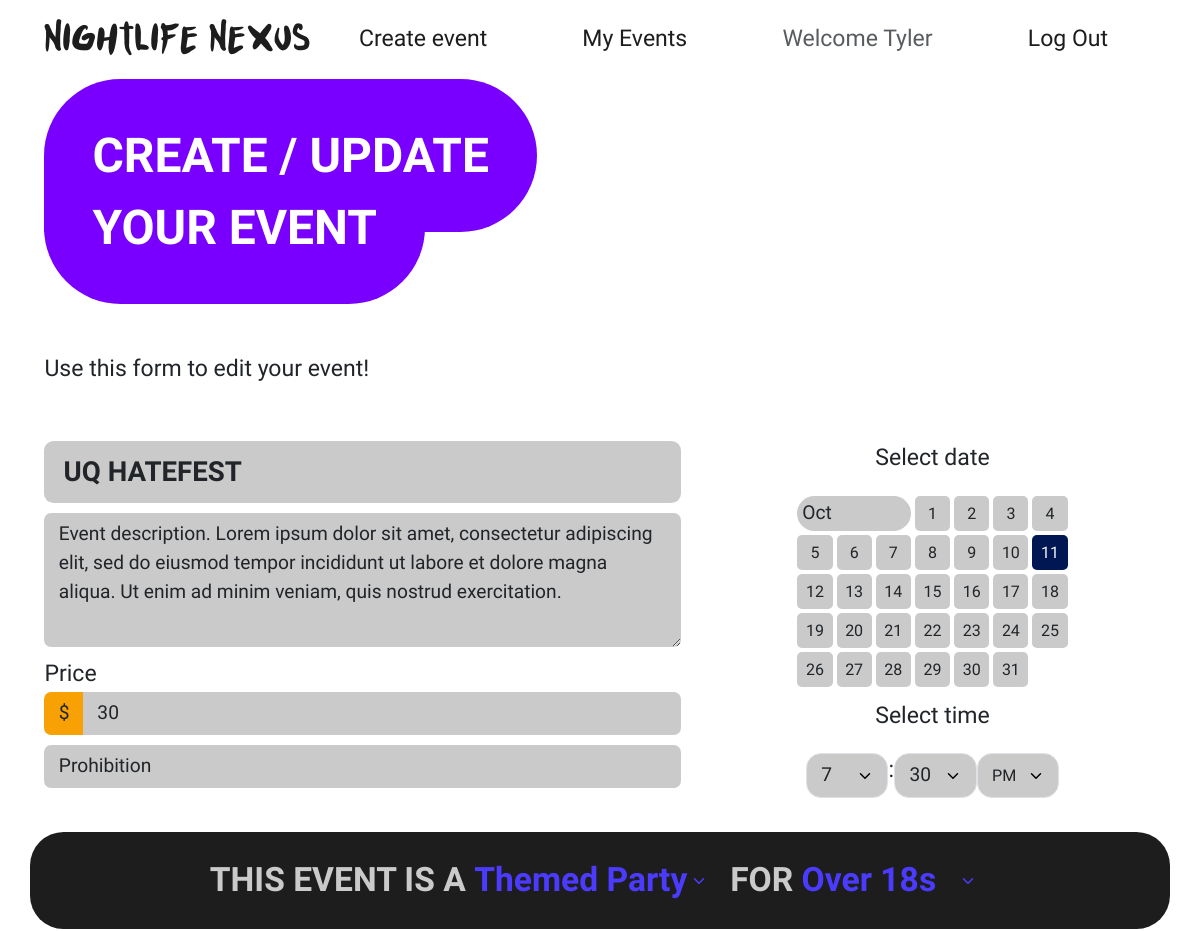
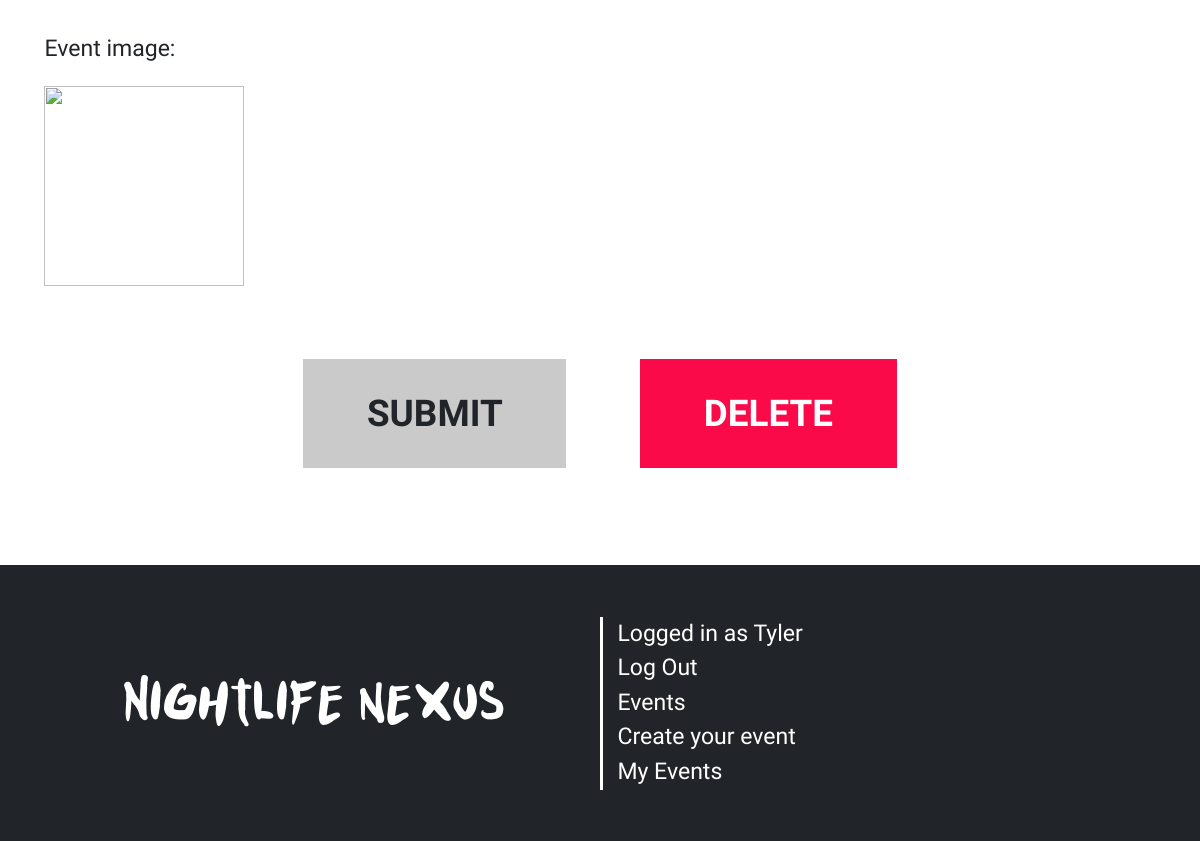
Screenshot of /events/1/edit (signed in) with the database file from the repository (2 pictures, top to bottom).
### website/models.py (models this page shows, shortened)
class User(db.Model, UserMixin):
    __tablename__ = 'users'
    id = db.Column(db.Integer, primary_key=True)
    first_name = db.Column(db.String(50), nullable=False)
    surname = db.Column(db.String(50), nullable=False)
    email = db.Column(db.String(120), unique=True, nullable=False)
    password = db.Column(db.String(255), nullable=False)  # Make sure to hash passwords in practice
    contact_number = db.Column(db.String(15), nullable=False)
    street_address = db.Column(db.String(255), nullable=False)

class Events(db.Model):
    __tablename__ = 'events'
    id = db.Column(db.Integer, primary_key=True)
    title = db.Column(db.String(50), nullable=False)
    desc = db.Column(db.String(200), nullable=False)
    image = db.Column(db.String(100), nullable=False)  # Store the image file path
    date = db.Column(db.Integer, nullable=False)       # Store the selected date of the event
    month = db.Column(db.String(3), nullable=False)    # Store the selected month ('Jan', 'Feb')
    nightclub = db.Column(db.String(50), nullable=False)
    event_type = db.Column(db.String(50), nullable=False)
    age_range = db.Column(db.String(50), nullable=False)
    user_id = db.Column(db.Integer, db.ForeignKey('users.id'))
    time = db.Column(db.String(7), nullable=False)
    price = db.Column(db.Float(2), nullable=False)

### website/events.py (the view, shortened to what this page needs)
@event_bp.route('/<id>/edit', methods=['GET','POST'])
@login_required
def edit(id):
  action = url_for('events.edit', id=id)
  event = db.session.query(Events).filter(Events.id == id).first()
  if event.user_id != current_user.id:
     flash('Error: Logged in user is not the creator for this event')
     return redirect(url_for('events.show', id=id))
  else:
    setattr(event, 'hour', event.time[:-5])
    setattr(event, 'minute', event.time[-4:-2])
    setattr(event, 'ampm', event.time[-2:])
    edit = CreateEventForm(request.form, obj=event)
    image = event.image[12:]
    edit.populate_obj(event)
  return render_template('events/create.html', form=edit, image=image, action=action)

### website/__init__.py (called while the page is built)
def create_app():
    app = Flask(__name__)  # This is the name of the module/package that is calling this app
    app.debug = True
    app.secret_key = 'somesecretkey'
    app.config['SQLALCHEMY_DATABASE_URI'] = 'sqlite:///event_booking.db'  # Use one database
    app.config['SQLALCHEMY_TRACK_MODIFICATIONS'] = False  # To suppress SQLAlchemy warning
    db.init_app(app)
    Bootstrap5(app)
    login_manager = LoginManager()
    login_manager.login_view = 'auth.login'
    login_manager.init_app(app)
    from .models import User
    @login_manager.user_loader
    def load_user(user_id):
        return db.session.scalar(db.select(User).where(User.id == user_id))
    from . import views
    app.register_blueprint(views.main_bp)
    from . import events
    app.register_blueprint(events.event_bp)
    from . import auth
    app.register_blueprint(auth.auth_bp)
    return app

### website/templates/events/create.html (shortened to what this page needs)
{% extends 'base.html' %}
{% block content %}
        <div class="container create">
            <form action="{{ action }}" method="POST" enctype="multipart/form-data">
                <div class="row">
                    <div class="col-md-7">
                        <h1 class="header-h1">Create / Update</h1>
                        <h1 class="header-h1">Your event</h1>
                        <p>Use this form to {% if image %}edit{% else %}create{% endif %} your event!</p>
                    </div>
                </div>
                <br>
                <div class="row">
                    <div class="col-md-7 d-flex flex-column">
                        {{ form.title(class="form-control form-control-lg", placeholder="Event title") }}
                        {{ form.desc(class="form-control flex-fill", placeholder="Description...") }}
                        <label for="event-price">Price</label>
                        <div class="input-group">
                            <span class="input-group-text">$</span>
                            {{ form.price(class="form-control", placeholder="Amount", step="0.01") }}
                        </div>
                         {{ form.nightclub(class="form-control") }}
                    </div>
                    <div class="col-md-5 d-flex flex-column align-items-center">
                        <p>Select date</p>
                        <table class="calendar btn-group" role="group">
                            <tr>
                                <td colspan="3">
                                    {{ form.month(class="form-select") }}
                                </td>
                                {% for subfield in form.date %}
                                    <td>
                                        {{ subfield }}{{ subfield.label }}
                                    </td>
                                    {% if loop.index0 % 7 == 3 %}
                                        </tr><tr>
                                    {% elif loop.last %}
                                        </tr>
                                    {% endif %}
                                {% endfor %}
                        </table>
                        <p>Select time</p>
                        <div class="d-flex datetime">
                            {{ form.hour(class="form-select") }}
                            <span>:</span>
                            {{ form.minute(class="form-select") }}
                            {{ form.ampm(class="form-select", id="time-format") }}
                        </div>
                    </div>
                </div>
                <div class="row">
                    <h3 class="filter">This event is a
                        {{ form.event_type(class="form-select") }}
                        for
                        {{ form.age_range(class="form-select")}}
                    </h3>
                </div>
                <div class="row">
                    <div class="col-md-12">
                        {% if image %}
                        <p>Event image:</p>
                        <img src="/static/img/{{ image }}" height="200px">
                        {% else %}
                        <p>Choose event image</p>
                        {{ form.image(class="form-control") }}
                        {% endif %}
                    </div>
                </div>
                <div class="row justify-content-center">
                    <input type="submit" class="btn btn-submit" name="submit" value="submit">
                    {% if image %}
                    <input type="submit" class="btn btn-submit delete" name="delete" value="delete" onclick="return confirm('Are you sure you want to delete this event? Changes cannot be reversed.')">
                    {% endif %}
                </div>
            </form>
        </div>
{% endblock %}

### website/templates/base.html (shortened to what this page needs)
<html lang="en">
<head>
    <link href="https://cdn.jsdelivr.net/npm/bootstrap@5.3.3/dist/css/bootstrap.min.css" rel="stylesheet">
    <link href="/static/style/style.css" rel="stylesheet">
</head>
<body>
    <main class="{{background}}">
        <header class="navbar navbar-expand-lg flex-column">
            <div class="container">
                <a href="/"><h3 class="logo">Nightlife Nexus</h3></a>
                <div class="collapse navbar-collapse" id="navbar">
                    <ul class="navbar-nav nav w-100">
                        <li class="nav-item flex-fill"><a href="{{ url_for('events.create') }}">Create event</a></li>
                        <li class="nav-item flex-fill"><a href="{{ url_for('events.bookings') }}">My Events</a></li>
                        {% if current_user.is_authenticated %}
                        <li class="nav-item flex-fill"><a class="disabled text-muted" href="#">Welcome {{current_user.first_name}}</a></li>
                        <li class="nav-item flex-fill"><a href="{{ url_for('auth.logout') }}">Log Out</a></li>
                        {% else %}
                        <li class="nav-item flex-fill"><a href="{{ url_for('auth.register') }}">Register</a></li>
                        <li class="nav-item flex-fill"><a href="{{ url_for('auth.login') }}">Log In</a></li>
                        {% endif %}
                    </ul>
                </div>
            </div>
        </header>
        {% block content %}
        {% endblock %}
    </main>
    <footer>
        <div class="container">
            <div class="row align-items-center">
                <div class="col-md-6 d-flex justify-content-center align-items-center">
                    <h1 class="logo">Nightlife nexus</h1>
                </div>
                <div class="col-md-6 d-flex border-start align-items-center">
                    <ul class="list-group list-group-flush">
                        {% if current_user.is_authenticated %}
                        <li class="list-group-item"><a class="disabled" href="#">Logged in as {{current_user.first_name}}</a></li>
                        <li class="list-group-item"><a href="{{ url_for('auth.logout') }}">Log Out</a></li>
                        {% else %}
                        <li class="list-group-item"><a href="{{ url_for('auth.login') }}">Log In</a></li>
                        {% endif %}
                        <li class="list-group-item"><a href="/">Events</a></li>
                        <li class="list-group-item"><a href="/events/create">Create your event</a></li>
                        <li class="list-group-item"><a href="/bookings">My Events</a></li>
                    </ul>
                </div>
            </div>
        </div>
    </footer>
</body>
</html>

### website/static/style/style.css (style rules this page uses)
:root { --main-blue: #0083ff; --main-purple: #7900ff; --main-pink: #ee00ab; --main-green: #00eeb1; --main-yellow: #f7e204; --main-red: #fb0a49; --main-orange: #f7a104; --purple-2: #4b3bff; --main-grey: #cacaca; }
html, body { font-family: "Lexend", sans-serif; font-weight: 400; font-size: 1.2em; min-height: 100vh; }
.navbar { text-align: center; padding: 1rem; }
.navbar a, .navbar button { transition: 200ms ease-in-out; color: #1d1d1d; text-decoration: none; }
footer a, footer button { transition: 200ms ease-in-out; }
.logo { font-family: "Punkboy"; margin: 0; text-align: center; }
h1, h2, h3 { font-family: "Lexend Exa", system-ui; font-optical-sizing: auto; font-weight: 700; font-style: normal; }
.header-h1 { background: var(--main-purple); color: white; text-transform: uppercase; width: fit-content; margin: 0; padding: 1em; }
.header-h1:first-of-type { border-radius: 2em 2em 2em 0; }
.header-h1:last-of-type { margin: -1.7em 0 0; border-radius: 2em; margin-bottom: 1em; }
footer { background: var(--bs-body-color); min-height: 12em; display: flex; align-items: center; justify-content: center; color: white; }
footer ul { text-align: left; }
footer .list-group-item { background: none; padding: 0.2em; }
footer a, footer button { color: white; text-decoration: none; padding: 0; }
footer .border-end, footer .border-start { border-color: white !important; }
.filter { font-family: "Lexend Exa", sans-serif; font-weight: 600; padding: 1.4em 1.4em 0 1.4em; color: var(--main-green); text-transform: uppercase; width: auto; text-align: center; }
.create .filter { width: 100%; }
.filter .form-select { padding: 0; margin: 0; border: 0; background-color: transparent; font-weight: 600; color: #f6f6f6; padding-right: 1em; width: auto; font-size: inherit; display: inline-block; }
.form-select option { background: #222222; border: none; color: #f6f6f6; font-size: 0.8em; }
.calendar label { border: none; border-radius: 5px; padding: 0.5em 0; text-align: center; width: 2.2em; background: var(--main-grey); }
.calendar input:checked ~ label { background: #001753; color: #f6f6f6; }
.calendar select { width: 100%; height: 100%; background: var(--main-grey); border: none; border-radius: 1em; padding: 3px; padding-left: 5px; }
.calendar td { width: 2em; height: 2em; padding: 2px; }
.datetime select { border-radius: 15px; background-color: var(--main-grey); }
.datetime #time-format { font-size: 0.7em; text-transform: uppercase; }
.create .input-group-text { margin-bottom: 10px; background: var(--main-orange); border: none; }
ul { margin-bottom: 0; }
.create .form-control { border: none; background: var(--main-grey); margin-bottom: 10px; }
.form-control-lg { font-family: "Lexend Exa", system-ui; text-transform: uppercase; font-weight: 700; font-size: 1.2em; }
.create .filter { background: #1d1d1d; margin: 1em 0; border-radius: 1em; color: var(--main-grey); padding: 0.7em 1em; }
.create .filter select { color: var(--purple-2); }
.btn-submit { width: auto; background: var(--main-grey); font-family: 'Lexend Exa'; text-transform: uppercase; font-weight: 700; border-radius: 0; margin: 2em 1em; padding: 0.7em 1.7em; font-size: 1.6em; }
.delete { background: var(--main-red); color: white; }
.list-group-flush .list-group-item { border: none; background: transparent; padding: 0; }
.event p, h1 { margin: 0; }
.border-top, .border-bottom, .border-end, .border-start { border-color: black !important; border-width: 3px !important; }

### rows the page displays
User: first_name "Tyler"
Events: title "UQ Hatefest", desc "Event description. Lorem ipsum dolor sit amet, consectetur adipiscing elit, sed do eiusmod tempor incididunt ut labore et dolore magna aliqua. Ut enim ad minim veniam, quis nostrud exercitation.", price "30", nightclub "Prohibition", month "Oct", event_type "Themed Party", age_range "Over 18s"

### other values shown
{{ subfield.label }} "1" "2" "3" "4" "5" "6" "7" "8" "9" "10" "11" "12" "13" "14" "15" "16" "17" "18" "19" "20" "21" "22" "23" "24" "25" "26" "27" "28" "29" "30" "31"
